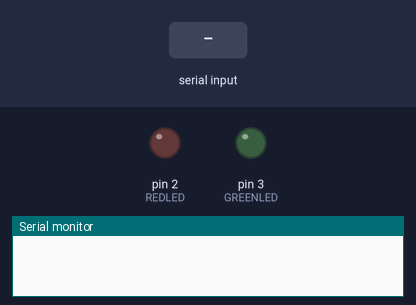
Bench run of a sketch on a simulated Arduino Uno, built with avr-gcc and run on an emulated ATmega328P. On the bench: output pins drawn as LEDs (lit = HIGH), the last lines printed to the serial monitor. Inputs (shaded band) come from the test bench.

Above: at 1.2 s.
1.3 s: "1" received over the second serial link
At 2.5 s:
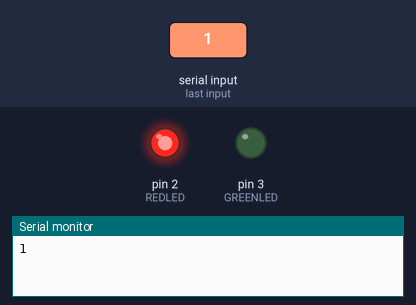
2.8 s: "3" received over the second serial link
At 3.7 s:
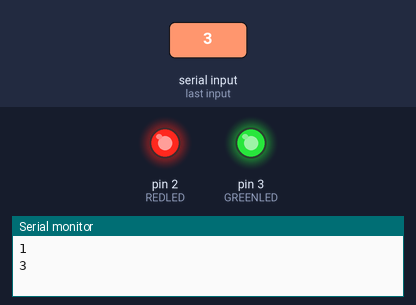
4.3 s: "2" received over the second serial link
At 4.8 s:
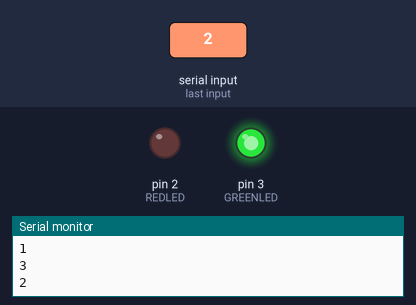
5.8 s: "4" received over the second serial link
At 7.2 s:
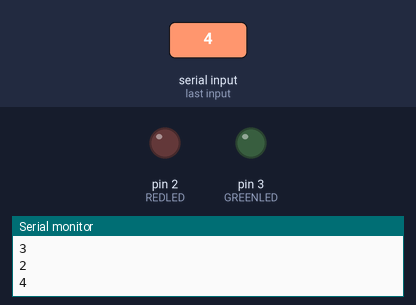
Timing chart, 0 to 8.3 s (numbered marks = the images above; inputs shaded):
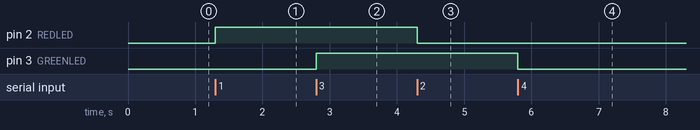

The sketch:

bluetooth_2.ino
```cpp
#include <SoftwareSerial.h>

SoftwareSerial wirelessNetworkYT(10,11);

char DAT = 0;
int REDLED = 2;
int GREENLED = 3;

void setup() {
  wirelessNetworkYT.begin(38400);
   Serial.begin(9600);
  pinMode(REDLED, OUTPUT);
  pinMode(GREENLED, OUTPUT);
}

void loop() {

  if (wirelessNetworkYT.available()){


    DAT = (char) wirelessNetworkYT.read();
        Serial.println(DAT);
    if (DAT == '1'){
    digitalWrite(REDLED,HIGH);
    }
    if (DAT =='2'){
    digitalWrite(REDLED,LOW);
    }
    if (DAT =='3'){
    digitalWrite(GREENLED,HIGH);
    }
    if (DAT =='4'){
    digitalWrite(GREENLED, LOW);
    }
  }

}
```

Measured:
- after the input at 1.3 s, pin 2 (REDLED): LOW → HIGH at once
- after the input at 2.8 s, pin 3 (GREENLED): LOW → HIGH at once
- after the input at 4.3 s, pin 2 (REDLED): HIGH → LOW at once
- after the input at 5.8 s, pin 3 (GREENLED): HIGH → LOW at once
